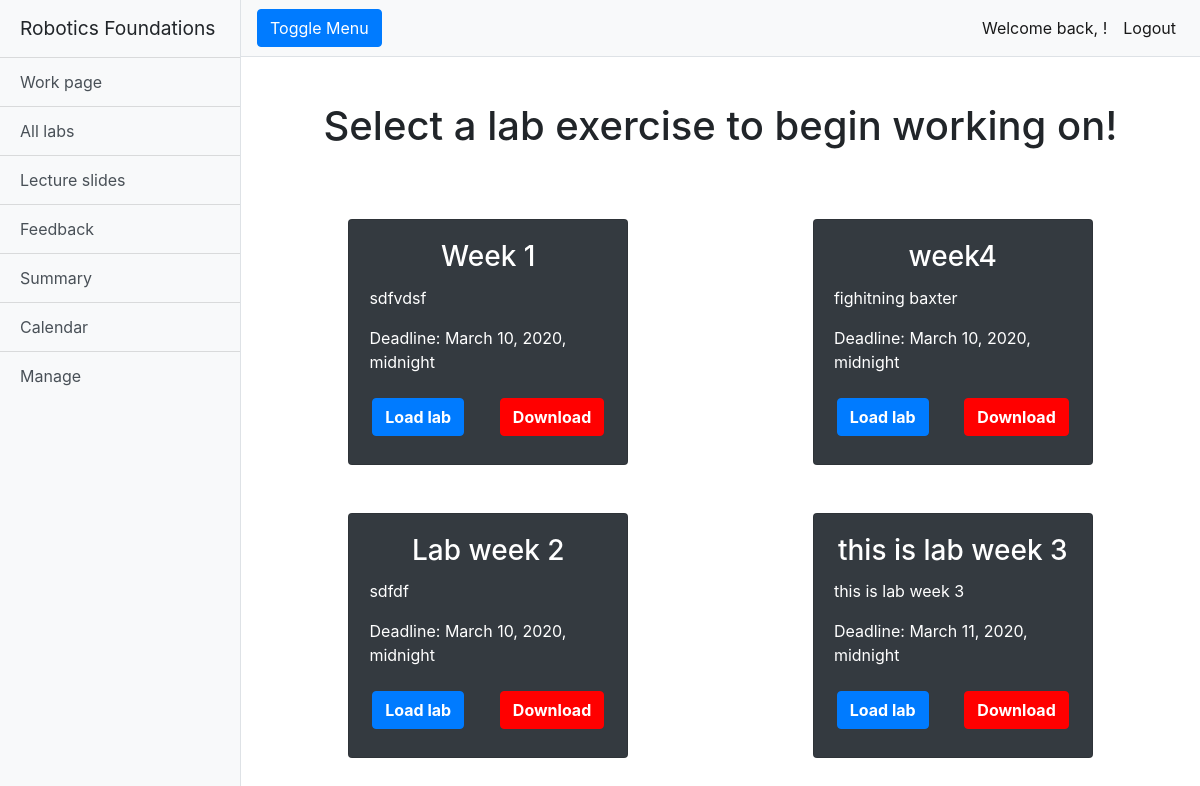
The page /rfwa/alllabs/ (signed in) on the database as committed earlier.
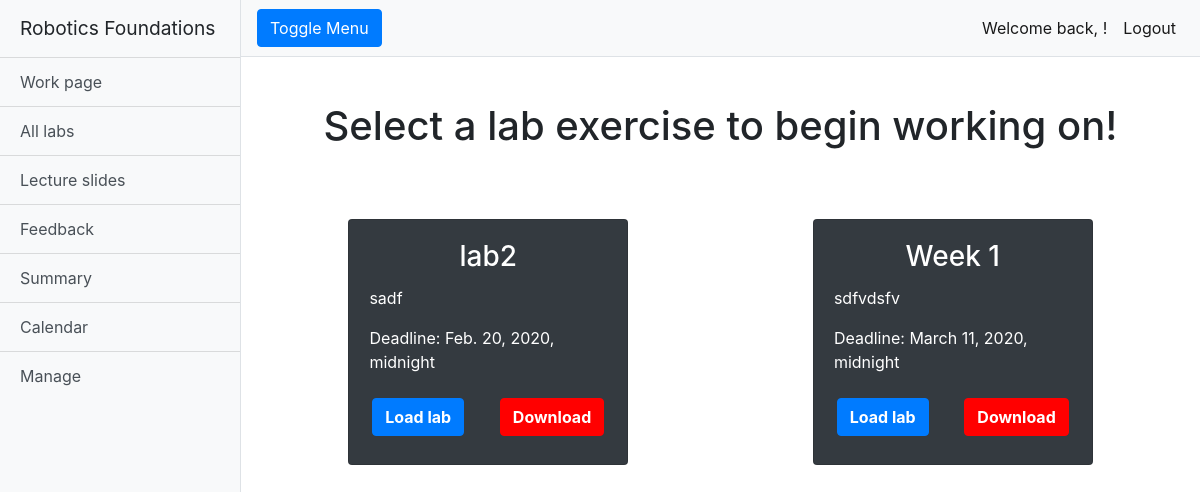
The same page on the database as committed later.
### rfwa/models.py (models this page shows, shortened)
class Lab(models.Model):
    name = models.CharField(max_length=128)
    description = models.TextField(max_length=2048)
    open_Date = models.DateTimeField(timezone.now())
    close_Date = models.DateTimeField(timezone.now())
    lab_Files = models.FileField(upload_to='labs/')
    slug = models.SlugField(primary_key=True, blank=True)

### rfwa/views.py (the view)
# urls.py: path('alllabs/', views.alllabs, name='alllabs'),
@login_required
def alllabs(request):
    labs = Lab.objects.order_by('open_Date')
    return render(request, 'rfwa/alllabs.html', {'labs': labs})

### templates/rfwa/alllabs.html (shortened to what this page needs)
{% extends "rfwa/base.html" %}
{% load staticfiles %}
{% block extra_head %}
<link href="{% static 'css/button.css' %}" rel="stylesheet">
{% endblock %}
{% block body_block %}
<div class="container-fluid">
  <h1 class="mt-4">Select a lab exercise to begin working on!</h1>
  {% if labs %}
  <div class="container-fluid mt-5">
    {% for lab in labs %}
    {% cycle 'row' '' as row silent %}
    {% if row %}
    <div class="row justify-content-around">
      {% endif %}
      <div class="col-sm-10 col-md-10 col-lg-4 mb-5">
        <div class="card bg-dark text-white mx-auto">
          <div class="card-body text-center">
            <h3 class="card-title">{{lab.name}}</h3>
            <p class="card-text text-left">{{lab.description}}</p>
            <p class="card-text text-left">Deadline: {{lab.close_Date}}</p>
            <div class="row pb-2 justify-content-around mt-4">
              <button class="btn btn-primary font-weight-bold load-lab-button" value="{{ lab.lab_Files.path }}">Load
                lab</button>
              <a class="btn btn-primary-red font-weight-bold" href="{% url  'download_lab' lab.slug %}"
                onclick="return confirm('Download {{ lab.name }}?')">Download</a>
            </div>
          </div>
        </div>
      </div>
      {% if not row %}
    </div>
    {% endif %}
    {% endfor %}
    {% else %}
    <h2 class="text-center mt-5">There are no labs uploaded.</h2>
    {% endif %}
  </div>
</div>
{% endblock %}

Rows that differ between the two databases and show on the page:
removed Lab: name "week4", description "fighitning baxter", close_Date "March 10, 2020, midnight"
removed Lab: name "Lab week 2", description "sdfdf", close_Date "March 10, 2020, midnight"
removed Lab: name "this is lab week 3", description "this is lab week 3", close_Date "March 11, 2020, midnight"
added Lab: name "lab2", description "sadf", close_Date "Feb. 20, 2020, midnight"
changed Lab "Week 1": description "sdfvdsf" → "sdfvdsfv"; close_Date "March 10, 2020, midnight" → "March 11, 2020, midnight"
